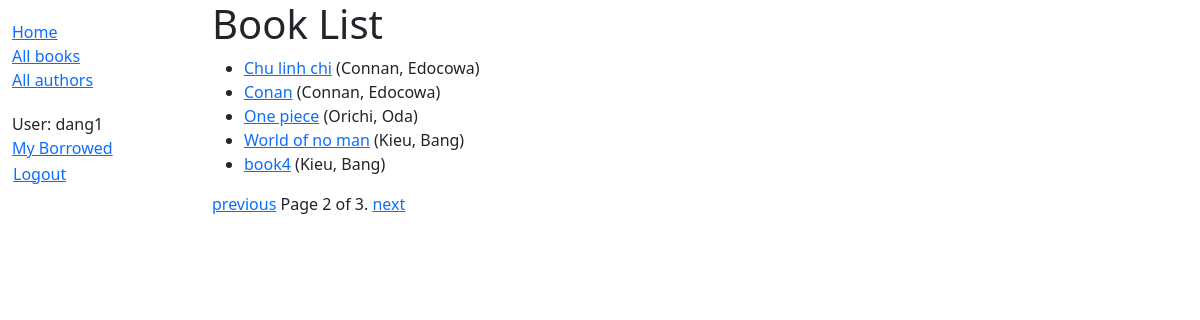
/catalog/books/?page=2 (signed in), run on an earlier commit of the app's database.
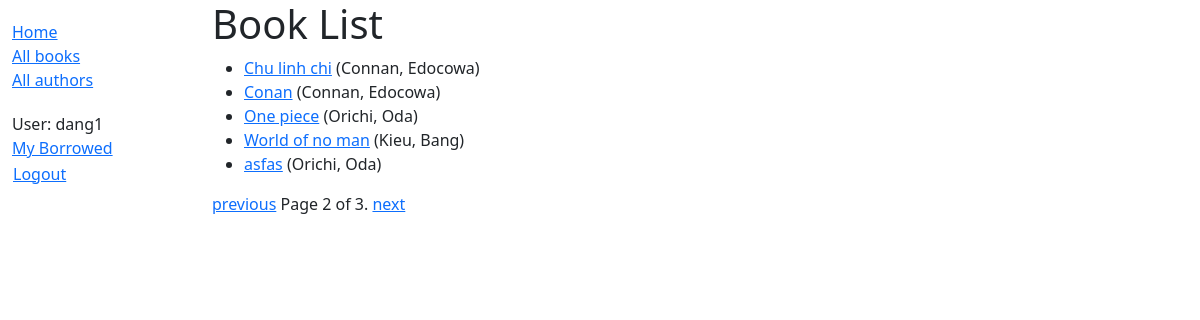
And on a later commit of the database.
### catalog/models.py (models this page shows, shortened)
class Book(models.Model):
    title = models.CharField(max_length=200)
    author = models.ForeignKey('Author', on_delete=models.RESTRICT, null=True)
    summary = models.TextField(
        max_length=1000, help_text="Enter a brief description of the book")
    isbn = models.CharField('ISBN', max_length=13,
                            unique=True,
                            help_text='13 Character <a href="https://www.isbn-international.org/content/what-isbn'
                                      '">ISBN number</a>')
    genre = models.ManyToManyField(
        Genre, help_text="Select a genre for this book")
    language = models.ForeignKey(
        'Language', on_delete=models.SET_NULL, null=True
    )
    class Meta:
        ordering = ['title', 'author']
    def get_absolute_url(self):
        return reverse('book-detail', args=[str(self.id)])
    def display_genre(self):
        """Create a string for the Genre. This is required to display genre in Admin."""
        return ', '.join(genre.name for genre in self.genre.all()[:3])
    display_genre.short_description = 'Genre'

class Author(models.Model):
    first_name = models.CharField(max_length=100)
    last_name = models.CharField(max_length=100)
    date_of_birth = models.DateField(null=True, blank=True)
    date_of_death = models.DateField('died', null=True, blank=True)
    class Meta:
        ordering = ['last_name', 'first_name']
    def __str__(self):
        return f'{self.last_name}, {self.first_name}'

### catalog/views.py (the view)
# urls.py: path('books/', views.BookListView.as_view(), name='books'),
class BookListView(LoginRequiredMixin,generic.ListView):
    model = Book
    paginate_by = 5
    def get_context_data(self, **kwargs):
        context = super(BookListView, self).get_context_data(**kwargs)
        context['some_data'] = 'This is just some data'
        return context

### catalog/templates/catalog/book_list.html (shortened to what this page needs)
<!DOCTYPE html>
<html lang="en">
<head>
</head>
<body>
{% extends "base_generic.html" %}
{% block content %}
  <h1>Book List</h1>
  {% if book_list %}
    <ul>
      {% for book in book_list %}
      <li>
        <a href="{{ book.get_absolute_url }}">{{ book.title }}</a>
        ({{book.author}})
      </li>
      {% endfor %}
    </ul>
  {% else %}
    <p>There are no books in the library.</p>
  {% endif %}
{% endblock %}

What changed in the data, as far as the page shows it:
no longer on this page (row unchanged): Book: title "book4", author "Kieu, Bang"
added Book: title "asfas", author "Orichi, Oda"
